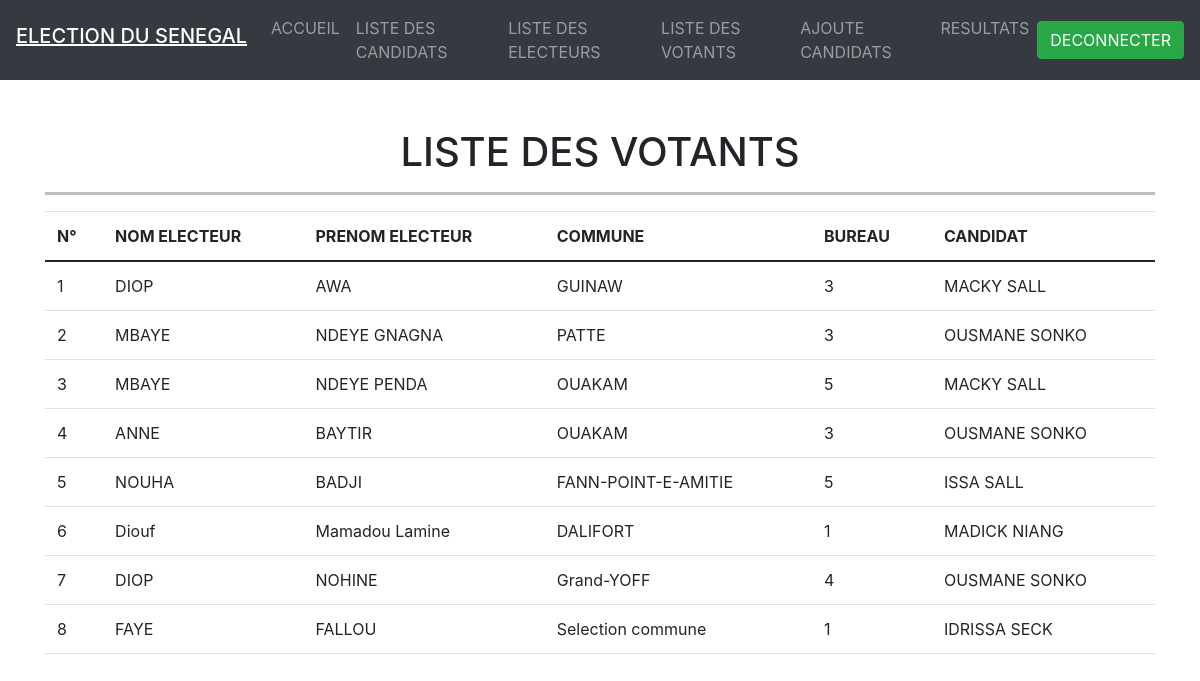
Screenshot of /pages-admin/listeVote.php (signed in) with the database file from the repository.
### tables this page shows
CREATE TABLE IF NOT EXISTS `vote` (
  `id_vote` int NOT NULL AUTO_INCREMENT,
  `id_electeur` int NOT NULL,
  `nom_electeur` varchar(50) NOT NULL,
  `prenom_electeur` varchar(50) NOT NULL,
  `id_candidat` int NOT NULL,
  `commune` varchar(50) NOT NULL,
  `bureau` int NOT NULL,
  PRIMARY KEY (`id_vote`),
  UNIQUE KEY `id_electeur` (`id_electeur`)
);

CREATE TABLE IF NOT EXISTS `candidat` (
  `id_candidat` int NOT NULL AUTO_INCREMENT,
  `nom_candidat` varchar(50) NOT NULL,
  `prenom_candidat` varchar(50) NOT NULL,
  `nom_partie` varchar(50) NOT NULL,
  `profession` varchar(50) NOT NULL,
  `matricule` varchar(50) NOT NULL,
  PRIMARY KEY (`id_candidat`)
);

### modele.php (called while the page is built, shortened)
<?php
class Election
{
    private $server = "localhost";
    private $username = "root";
    private $password;
    private $db = "gestionelection";
    private $conn;
    public function __construct(){
        try {
            $this->conn = new mysqli($this->server,$this->username,$this->password,$this->db);
        } catch (Exception $e) {
            echo "connection failed" . $e->getMessage();
        }
    }
            public function listeVote()
            {
                $data = null;
                $query = "SELECT `id_vote`, `id_electeur`, `nom_electeur`, `prenom_electeur`, `commune`, `bureau`,`nom_candidat`,`prenom_candidat` FROM `vote` INNER JOIN candidat ON vote.id_candidat = candidat.id_candidat";
                if($sql = $this->conn->query($query)){
                    while($row = mysqli_fetch_assoc($sql)){
                        $data[] = $row;
                    }
                }
                return $data;
            }
}
?>

### pages-admin/listeVote.php (the view, shortened to what this page needs)
<?php  session_start();
if(isset($_SESSION['id'])){
  ?>
<!doctype html>
<html lang="en">
  <head>
    <link rel="stylesheet" href="https://maxcdn.bootstrapcdn.com/bootstrap/4.5.2/css/bootstrap.min.css">
    <link href="https://cdn.jsdelivr.net/npm/bootstrap@5.1.0/dist/css/bootstrap.min.css" rel="stylesheet">
    <link rel="stylesheet" href="https://stackpath.bootstrapcdn.com/bootstrap/4.3.1/css/bootstrap.min.css"
>
  </head>
  <body>
  <nav class="navbar navbar-expand-lg navbar-dark bg-dark">
  <h3 class="navbar-brand"><u>ELECTION DU SENEGAL</u></h3>
  <div class="collapse navbar-collapse" id="navbarSupportedContent">
    <ul class="navbar-nav mr-auto">
    <li class="nav-item">
        <a class="nav-link" href="../index.php">ACCUEIL</a>
      </li>
      <li class="nav-item">
        <a class="nav-link" href="listeCandidat.php#">LISTE DES CANDIDATS</a>
      </li>
      <li class="nav-item">
        <a class="nav-link" href="listeelecteur.php#">LISTE DES ELECTEURS</a>
      </li>
      <li class="nav-item">
        <a class="nav-link" href="listeVote.php#">LISTE DES VOTANTS</a>
      </li>
      <li class="nav-item dropdown">
      <li class="nav-item">
        <a class="nav-link" href="ajoutCandidat.php#">AJOUTE CANDIDATS</a>
      </li>
      <li class="nav-item">
        <a class="nav-link" href="resultat.php#">RESULTATS</a>
      </li>
    </ul>
    <form class="form-inline my-2 my-lg-0">
      <button class="btn btn-success text-white my-2 my-sm-0 " ><a href="../destroy.php#" class="text-white">DECONNECTER</a></button>
    </form>
  </div>
</nav>
    <div class="container">
       <div class="row">
            <div class="col-md-12 mt-5">
                <h1 class="text-center">LISTE DES VOTANTS</h1>
                <hr style="height: 2px; color:black; background-color:black">
            </div>
       </div>
       <div class="row">
           <div class="col-md-12">
               <table class="table">
                    <thead>
                        <tr>
                            <th>N°</th>
                            <th>NOM ELECTEUR</th>
                            <th>PRENOM ELECTEUR</th>
                            <th>COMMUNE</th>
                            <th>BUREAU</th>
                            <th>CANDIDAT</th>
                        </tr>
                    </thead>
                    <tbody>
                    <?php
                    include '../modele.php';
                    $model = new Election();
                    $rows = $model->listeVote();
                    $i= 1;
                    if(!empty($rows)){
                        foreach($rows as $row){
                    ?>
                        <tr>
                        <td><?php echo $i++; ?></td>
                            <td><?php echo $row['nom_electeur']; ?></td>
                            <td><?php echo $row['prenom_electeur']; ?></td>
                            <td><?php echo $row['commune']; ?></td>
                            <td><?php echo $row['bureau']; ?></td>
                            <td><?php echo strtoupper($row['prenom_candidat']); ?>  <?php echo strtoupper($row['nom_candidat']); ?></td>
                        </tr>
                        <?php
                         }
                    }
                        ?>
                    </tbody>
               </table>
           </div>
       </div>
    </div>
    <?php
}else{
  header('Location: http://vote/Admin_Electeur/index.php');
}
?>
  </body>
</html>

### rows the page displays
vote: nom_electeur "DIOP", prenom_electeur "AWA", commune "GUINAW", bureau "3", id_candidat.prenom_candidat "MACKY", id_candidat.nom_candidat "SALL"
vote: nom_electeur "MBAYE", prenom_electeur "NDEYE GNAGNA", commune "PATTE", bureau "3", id_candidat.prenom_candidat "OUSMANE", id_candidat.nom_candidat "SONKO"
vote: nom_electeur "MBAYE", prenom_electeur "NDEYE PENDA", commune "OUAKAM", bureau "5", id_candidat.prenom_candidat "MACKY", id_candidat.nom_candidat "SALL"
vote: nom_electeur "ANNE", prenom_electeur "BAYTIR", commune "OUAKAM", bureau "3", id_candidat.prenom_candidat "OUSMANE", id_candidat.nom_candidat "SONKO"
vote: nom_electeur "NOUHA", prenom_electeur "BADJI", commune "FANN-POINT-E-AMITIE", bureau "5", id_candidat.prenom_candidat "ISSA", id_candidat.nom_candidat "SALL"
vote: nom_electeur "Diouf", prenom_electeur "Mamadou Lamine", commune "DALIFORT", bureau "1", id_candidat.prenom_candidat "MADICK", id_candidat.nom_candidat "NIANG"
vote: nom_electeur "DIOP", prenom_electeur "NOHINE", commune "Grand-YOFF", bureau "4", id_candidat.prenom_candidat "OUSMANE", id_candidat.nom_candidat "SONKO"
vote: nom_electeur "FAYE", prenom_electeur "FALLOU", commune "Selection commune", bureau "1", id_candidat.prenom_candidat "IDRISSA", id_candidat.nom_candidat "SECK"
